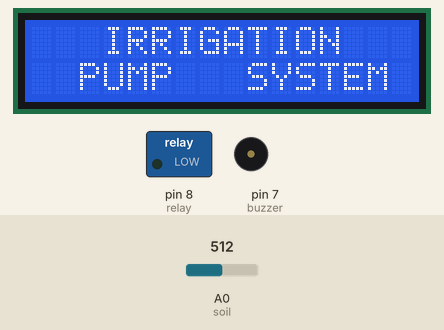
Bench run of a sketch on a simulated Arduino Uno, built with avr-gcc and run on an emulated ATmega328P. On the bench: 16×2 character LCD, switched loads named in the sketch (green lamp = pin HIGH), buzzer (waves = sounding, pin HIGH). The inputs (shaded band) are chosen by the test bench; at power-on: A0 (soil) = 512.

Above: at 4.2 s.
4.3 s: A0 (soil) set to 790
8.1 s: A0 (soil) set to 812
At 9.5 s:
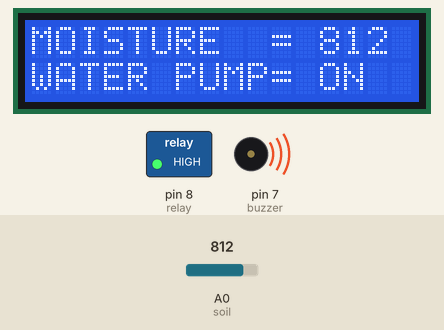
11.9 s: A0 (soil) set to 509
15.7 s: A0 (soil) set to 491
At 18.8 s:
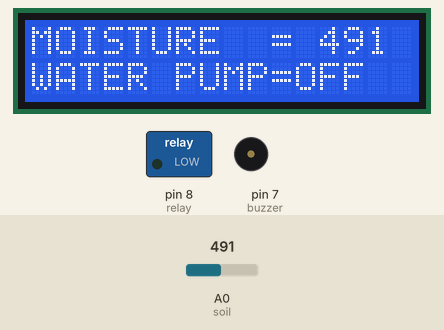
Timing chart, 0 to 20.3 s (numbered marks = the images above; inputs shaded):
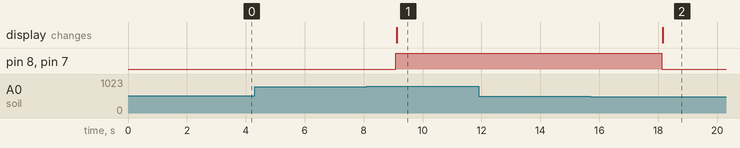

Measured:
- the behaviour switches between 800 and 801 on A0 (soil) (found by bisection; images 0 and 1)
- the behaviour switches between 500 and 499 on A0 (soil) (found by bisection; images 1 and 2)
- after the input at 4.3 s, every drawn part: stays the same
- after the input at 8.1 s, pin 8 (relay), pin 7 (buzzer): LOW → HIGH after 0.99 s; the display: changes after 1.0 s (image 1)
- after the input at 11.9 s, every drawn part: stays the same
- after the input at 15.7 s, pin 8 (relay), pin 7 (buzzer): HIGH → LOW after 2.4 s; the display: changes after 2.5 s (image 2)

The sketch:

automated_irrigation_controller.ino
```cpp
#include <LiquidCrystal_I2C.h>
#include <Wire.h>

const int soil=A0;
const int relay=8;
const int buzzer=7;

LiquidCrystal_I2C lcd(0x27, 16, 2);

int dry=800;
int wet=500;

bool pump=false;

void setup() {
  pinMode(buzzer,OUTPUT);
  pinMode(relay, OUTPUT);
  digitalWrite(relay,LOW);
  digitalWrite(buzzer,LOW);
  lcd.init();
  lcd.backlight();
  lcd.setCursor(3,0);
  lcd.print("IRRIGATION");
  lcd.setCursor(2,1);
  lcd.print("PUMP"); lcd.setCursor(9,1); lcd.print("SYSTEM");
  delay(3000);
}

void loop() {
  int moisture=analogRead(soil);
  unsigned long current_millis=millis();

  if(moisture>dry){
    pump=true;
    digitalWrite(relay,HIGH);
    digitalWrite(buzzer,HIGH);
    lcd.clear();
    lcd.setCursor(0,0);
    lcd.print("MOISTURE  = "); lcd.setCursor(12,0); lcd.print(moisture);
    lcd.setCursor(0,1);
    lcd.print("WATER PUMP= ON");
  }
  else if(moisture<wet){
    pump=false;
    digitalWrite(relay,LOW);
    digitalWrite(buzzer,LOW);
    lcd.clear();
    lcd.setCursor(0,0);
    lcd.print("MOISTURE  = "); lcd.setCursor(12,0); lcd.print(moisture);
    lcd.setCursor(0,1);
    lcd.print("WATER PUMP=OFF");
  }

  delay(3000);
}
```
